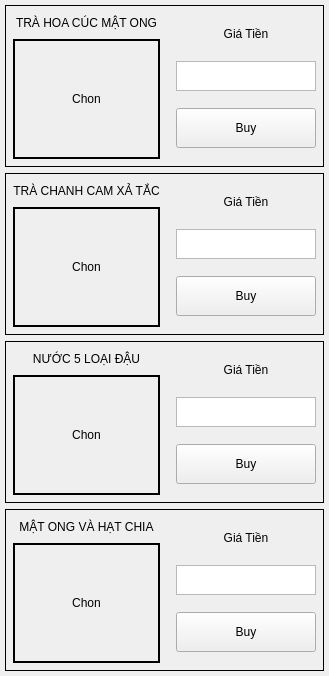
           <widget class="QFrame" name="verticalFrame_12">
            <property name="frameShape">
             <enum>QFrame::NoFrame</enum>
            </property>
            <layout class="QVBoxLayout" name="verticalLayout_25">
             <property name="leftMargin">
              <number>5</number>
             </property>
             <property name="topMargin">
              <number>5</number>
             </property>
             <property name="rightMargin">
              <number>5</number>
             </property>
             <property name="bottomMargin">
              <number>5</number>
             </property>
             <item>
              <widget class="QFrame" name="frame_37">
               <property name="frameShape">
                <enum>QFrame::Box</enum>
               </property>
               <layout class="QHBoxLayout" name="horizontalLayout_27">
                <property name="leftMargin">
                 <number>2</number>
                </property>
                <property name="topMargin">
                 <number>2</number>
                </property>
                <property name="rightMargin">
                 <number>2</number>
                </property>
                <property name="bottomMargin">
                 <number>2</number>
                </property>
                <item>
                 <widget class="QFrame" name="frame_38">
                  <property name="sizePolicy">
                   <sizepolicy hsizetype="Expanding" vsizetype="Preferred">
                    <horstretch>0</horstretch>
                    <verstretch>0</verstretch>
                   </sizepolicy>
                  </property>
                  <property name="frameShape">
                   <enum>QFrame::NoFrame</enum>
                  </property>
                  <layout class="QVBoxLayout" name="verticalLayout_39">
                   <property name="leftMargin">
                    <number>5</number>
                   </property>
                   <property name="topMargin">
                    <number>5</number>
                   </property>
                   <property name="rightMargin">
                    <number>5</number>
                   </property>
                   <property name="bottomMargin">
                    <number>5</number>
                   </property>
                   <item>
                    <widget class="QLabel" name="nameID9">
                     <property name="sizePolicy">
                      <sizepolicy hsizetype="Expanding" vsizetype="Maximum">
                       <horstretch>0</horstretch>
                       <verstretch>0</verstretch>
                      </sizepolicy>
                     </property>
                     <property name="minimumSize">
                      <size>
                       <width>20</width>
                       <height>20</height>
                      </size>
                     </property>
                     <property name="maximumSize">
                      <size>
                       <width>5000</width>
                       <height>60</height>
                      </size>
                     </property>
                     <property name="frameShape">
                      <enum>QFrame::Box</enum>
                     </property>
                     <property name="lineWidth">
                      <number>0</number>
                     </property>
                     <property name="text">
                      <string>TRÀ HOA CÚC MẬT ONG</string>
                     </property>
                     <property name="alignment">
                      <set>Qt::AlignCenter</set>
                     </property>
                    </widget>
                   </item>
                   <item>
                    <widget class="QLabel" name="imageID9">
                     <property name="sizePolicy">
                      <sizepolicy hsizetype="Expanding" vsizetype="Maximum">
                       <horstretch>0</horstretch>
                       <verstretch>0</verstretch>
                      </sizepolicy>
                     </property>
                     <property name="minimumSize">
                      <size>
                       <width>120</width>
                       <height>120</height>
                      </size>
                     </property>
                     <property name="maximumSize">
                      <size>
                       <width>5000</width>
                       <height>250</height>
                      </size>
                     </property>
                     <property name="frameShape">
                      <enum>QFrame::Box</enum>
                     </property>
                     <property name="lineWidth">
                      <number>2</number>
                     </property>
                     <property name="text">
                      <string>Chon</string>
                     </property>
                     <property name="alignment">
                      <set>Qt::AlignCenter</set>
                     </property>
                    </widget>
                   </item>
                  </layout>
                 </widget>
                </item>
                <item>
                 <widget class="QFrame" name="frame_39">
                  <property name="maximumSize">
                   <size>
                    <width>150</width>
                    <height>16777215</height>
                   </size>
                  </property>
                  <layout class="QVBoxLayout" name="verticalLayout_40">
                   <property name="leftMargin">
                    <number>5</number>
                   </property>
                   <property name="topMargin">
                    <number>5</number>
                   </property>
                   <property name="rightMargin">
                    <number>5</number>
                   </property>
                   <property name="bottomMargin">
                    <number>5</number>
                   </property>
                   <item>
                    <widget class="QLabel" name="imageAc_20">
                     <property name="sizePolicy">
                      <sizepolicy hsizetype="Maximum" vsizetype="Maximum">
                       <horstretch>0</horstretch>
                       <verstretch>0</verstretch>
                      </sizepolicy>
                     </property>
                     <property name="minimumSize">
                      <size>
                       <width>20</width>
                       <height>20</height>
                      </size>
                     </property>
                     <property name="maximumSize">
                      <size>
                       <width>150</width>
                       <height>20</height>
                      </size>
                     </property>
                     <property name="frameShape">
                      <enum>QFrame::Box</enum>
                     </property>
                     <property name="lineWidth">
                      <number>0</number>
                     </property>
                     <property name="text">
                      <string>Giá Tiền</string>
                     </property>
                     <property name="alignment">
                      <set>Qt::AlignCenter</set>
                     </property>
                    </widget>
                   </item>
                   <item>
                    <widget class="QTextEdit" name="totalCoinID9">
                     <property name="maximumSize">
                      <size>
                       <width>500</width>
                       <height>30</height>
                      </size>
                     </property>
                     <property name="readOnly">
                      <bool>true</bool>
                     </property>
                    </widget>
                   </item>
                   <item>
                    <widget class="QPushButton" name="btnBuyID9">
                     <property name="sizePolicy">
                      <sizepolicy hsizetype="Expanding" vsizetype="Fixed">
                       <horstretch>0</horstretch>
                       <verstretch>0</verstretch>
                      </sizepolicy>
                     </property>
                     <property name="minimumSize">
                      <size>
                       <width>0</width>
                       <height>40</height>
                      </size>
                     </property>
                     <property name="text">
                      <string>Buy</string>
                     </property>
                     <property name="ID" stdset="0">
                      <number>9</number>
                     </property>
                    </widget>
                   </item>
                  </layout>
                 </widget>
                </item>
               </layout>
              </widget>
             </item>
             <item>
              <widget class="QFrame" name="frame_40">
               <property name="frameShape">
                <enum>QFrame::Box</enum>
               </property>
               <layout class="QHBoxLayout" name="horizontalLayout_28">
                <property name="leftMargin">
                 <number>2</number>
                </property>
                <property name="topMargin">
                 <number>2</number>
                </property>
                <property name="rightMargin">
                 <number>2</number>
                </property>
                <property name="bottomMargin">
                 <number>2</number>
                </property>
                <item>
                 <widget class="QFrame" name="frame_41">
                  <property name="sizePolicy">
                   <sizepolicy hsizetype="Expanding" vsizetype="Preferred">
                    <horstretch>0</horstretch>
                    <verstretch>0</verstretch>
                   </sizepolicy>
                  </property>
                  <property name="frameShape">
                   <enum>QFrame::NoFrame</enum>
                  </property>
                  <layout class="QVBoxLayout" name="verticalLayout_50">
                   <property name="leftMargin">
                    <number>5</number>
                   </property>
                   <property name="topMargin">
                    <number>5</number>
                   </property>
                   <property name="rightMargin">
                    <number>5</number>
                   </property>
                   <property name="bottomMargin">
                    <number>5</number>
                   </property>
                   <item>
                    <widget class="QLabel" name="nameID10">
                     <property name="sizePolicy">
                      <sizepolicy hsizetype="Expanding" vsizetype="Maximum">
                       <horstretch>0</horstretch>
                       <verstretch>0</verstretch>
                      </sizepolicy>
                     </property>
                     <property name="minimumSize">
                      <size>
                       <width>20</width>
                       <height>20</height>
                      </size>
                     </property>
                     <property name="maximumSize">
                      <size>
                       <width>5000</width>
                       <height>60</height>
                      </size>
                     </property>
                     <property name="frameShape">
                      <enum>QFrame::Box</enum>
                     </property>
                     <property name="lineWidth">
                      <number>0</number>
                     </property>
                     <property name="text">
                      <string>TRÀ CHANH CAM XẢ TẮC</string>
                     </property>
                     <property name="alignment">
                      <set>Qt::AlignCenter</set>
                     </property>
                    </widget>
                   </item>
                   <item>
                    <widget class="QLabel" name="imageID10">
                     <property name="sizePolicy">
                      <sizepolicy hsizetype="Expanding" vsizetype="Maximum">
                       <horstretch>0</horstretch>
                       <verstretch>0</verstretch>
                      </sizepolicy>
                     </property>
                     <property name="minimumSize">
                      <size>
                       <width>120</width>
                       <height>120</height>
                      </size>
                     </property>
                     <property name="maximumSize">
                      <size>
                       <width>5000</width>
                       <height>250</height>
                      </size>
                     </property>
                     <property name="frameShape">
                      <enum>QFrame::Box</enum>
                     </property>
                     <property name="lineWidth">
                      <number>2</number>
                     </property>
                     <property name="text">
                      <string>Chon</string>
                     </property>
                     <property name="alignment">
                      <set>Qt::AlignCenter</set>
                     </property>
                    </widget>
                   </item>
                  </layout>
                 </widget>
                </item>
                <item>
                 <widget class="QFrame" name="frame_42">
                  <property name="maximumSize">
                   <size>
                    <width>150</width>
                    <height>16777215</height>
                   </size>
                  </property>
                  <layout class="QVBoxLayout" name="verticalLayout_51">
                   <property name="leftMargin">
                    <number>5</number>
                   </property>
                   <property name="topMargin">
                    <number>5</number>
                   </property>
                   <property name="rightMargin">
                    <number>5</number>
                   </property>
                   <property name="bottomMargin">
                    <number>5</number>
                   </property>
                   <item>
                    <widget class="QLabel" name="imageAc_33">
                     <property name="sizePolicy">
                      <sizepolicy hsizetype="Maximum" vsizetype="Maximum">
                       <horstretch>0</horstretch>
                       <verstretch>0</verstretch>
                      </sizepolicy>
                     </property>
                     <property name="minimumSize">
                      <size>
                       <width>20</width>
                       <height>20</height>
                      </size>
                     </property>
                     <property name="maximumSize">
                      <size>
                       <width>150</width>
                       <height>20</height>
                      </size>
                     </property>
                     <property name="frameShape">
                      <enum>QFrame::Box</enum>
                     </property>
                     <property name="lineWidth">
                      <number>0</number>
                     </property>
                     <property name="text">
                      <string>Giá Tiền</string>
                     </property>
                     <property name="alignment">
                      <set>Qt::AlignCenter</set>
                     </property>
                    </widget>
                   </item>
                   <item>
                    <widget class="QTextEdit" name="totalCoinID10">
                     <property name="maximumSize">
                      <size>
                       <width>500</width>
                       <height>30</height>
                      </size>
                     </property>
                     <property name="readOnly">
                      <bool>true</bool>
                     </property>
                    </widget>
                   </item>
                   <item>
                    <widget class="QPushButton" name="btnBuyID10">
                     <property name="sizePolicy">
                      <sizepolicy hsizetype="Expanding" vsizetype="Fixed">
                       <horstretch>0</horstretch>
                       <verstretch>0</verstretch>
                      </sizepolicy>
                     </property>
                     <property name="minimumSize">
                      <size>
                       <width>0</width>
                       <height>40</height>
                      </size>
                     </property>
                     <property name="text">
                      <string>Buy</string>
                     </property>
                     <property name="ID" stdset="0">
                      <number>10</number>
                     </property>
                    </widget>
                   </item>
                  </layout>
                 </widget>
                </item>
               </layout>
              </widget>
             </item>
             <item>
              <widget class="QFrame" name="frame_43">
               <property name="frameShape">
                <enum>QFrame::Box</enum>
               </property>
               <layout class="QHBoxLayout" name="horizontalLayout_29">
                <property name="leftMargin">
                 <number>2</number>
                </property>
                <property name="topMargin">
                 <number>2</number>
                </property>
                <property name="rightMargin">
                 <number>2</number>
                </property>
                <property name="bottomMargin">
                 <number>2</number>
                </property>
                <item>
                 <widget class="QFrame" name="frame_44">
                  <property name="sizePolicy">
                   <sizepolicy hsizetype="Expanding" vsizetype="Preferred">
                    <horstretch>0</horstretch>
                    <verstretch>0</verstretch>
                   </sizepolicy>
                  </property>
                  <property name="frameShape">
                   <enum>QFrame::NoFrame</enum>
                  </property>
                  <layout class="QVBoxLayout" name="verticalLayout_44">
                   <property name="leftMargin">
                    <number>5</number>
                   </property>
                   <property name="topMargin">
                    <number>5</number>
                   </property>
                   <property name="rightMargin">
                    <number>5</number>
                   </property>
                   <property name="bottomMargin">
                    <number>5</number>
                   </property>
                   <item>
                    <widget class="QLabel" name="nameID11">
                     <property name="sizePolicy">
                      <sizepolicy hsizetype="Expanding" vsizetype="Maximum">
                       <horstretch>0</horstretch>
                       <verstretch>0</verstretch>
                      </sizepolicy>
                     </property>
                     <property name="minimumSize">
                      <size>
                       <width>20</width>
                       <height>20</height>
                      </size>
                     </property>
                     <property name="maximumSize">
                      <size>
                       <width>5000</width>
                       <height>60</height>
                      </size>
                     </property>
                     <property name="frameShape">
                      <enum>QFrame::Box</enum>
                     </property>
                     <property name="lineWidth">
                      <number>0</number>
                     </property>
                     <property name="text">
                      <string>NƯỚC 5 LOẠI ĐẬU</string>
                     </property>
                     <property name="alignment">
                      <set>Qt::AlignCenter</set>
                     </property>
                    </widget>
                   </item>
                   <item>
                    <widget class="QLabel" name="imageID11">
                     <property name="sizePolicy">
                      <sizepolicy hsizetype="Expanding" vsizetype="Maximum">
                       <horstretch>0</horstretch>
                       <verstretch>0</verstretch>
                      </sizepolicy>
                     </property>
                     <property name="minimumSize">
                      <size>
                       <width>120</width>
                       <height>120</height>
                      </size>
                     </property>
                     <property name="maximumSize">
                      <size>
                       <width>5000</width>
                       <height>250</height>
                      </size>
                     </property>
                     <property name="frameShape">
                      <enum>QFrame::Box</enum>
                     </property>
                     <property name="lineWidth">
                      <number>2</number>
                     </property>
                     <property name="text">
                      <string>Chon</string>
                     </property>
                     <property name="alignment">
                      <set>Qt::AlignCenter</set>
                     </property>
                    </widget>
                   </item>
                  </layout>
                 </widget>
                </item>
                <item>
                 <widget class="QFrame" name="frame_45">
                  <property name="maximumSize">
                   <size>
                    <width>150</width>
                    <height>16777215</height>
                   </size>
                  </property>
                  <layout class="QVBoxLayout" name="verticalLayout_45">
                   <property name="leftMargin">
                    <number>5</number>
                   </property>
                   <property name="topMargin">
                    <number>5</number>
                   </property>
                   <property name="rightMargin">
                    <number>5</number>
                   </property>
                   <property name="bottomMargin">
                    <number>5</number>
                   </property>
                   <item>
                    <widget class="QLabel" name="imageAc_29">
                     <property name="sizePolicy">
                      <sizepolicy hsizetype="Maximum" vsizetype="Maximum">
                       <horstretch>0</horstretch>
                       <verstretch>0</verstretch>
                      </sizepolicy>
                     </property>
                     <property name="minimumSize">
                      <size>
                       <width>20</width>
                       <height>20</height>
                      </size>
                     </property>
                     <property name="maximumSize">
                      <size>
                       <width>150</width>
                       <height>20</height>
                      </size>
                     </property>
                     <property name="frameShape">
                      <enum>QFrame::Box</enum>
                     </property>
                     <property name="lineWidth">
                      <number>0</number>
                     </property>
                     <property name="text">
                      <string>Giá Tiền</string>
                     </property>
                     <property name="alignment">
                      <set>Qt::AlignCenter</set>
                     </property>
                    </widget>
                   </item>
                   <item>
                    <widget class="QTextEdit" name="totalCoinID11">
                     <property name="maximumSize">
                      <size>
                       <width>500</width>
                       <height>30</height>
                      </size>
                     </property>
                     <property name="readOnly">
                      <bool>true</bool>
                     </property>
                    </widget>
                   </item>
                   <item>
                    <widget class="QPushButton" name="btnBuyID11">
                     <property name="sizePolicy">
                      <sizepolicy hsizetype="Expanding" vsizetype="Fixed">
                       <horstretch>0</horstretch>
                       <verstretch>0</verstretch>
                      </sizepolicy>
                     </property>
                     <property name="minimumSize">
                      <size>
                       <width>0</width>
                       <height>40</height>
                      </size>
                     </property>
                     <property name="text">
                      <string>Buy</string>
                     </property>
                     <property name="ID" stdset="0">
                      <number>11</number>
                     </property>
                    </widget>
                   </item>
                  </layout>
                 </widget>
                </item>
               </layout>
              </widget>
             </item>
             <item>
              <widget class="QFrame" name="frame_46">
               <property name="frameShape">
                <enum>QFrame::Box</enum>
               </property>
               <layout class="QHBoxLayout" name="horizontalLayout_8">
                <property name="leftMargin">
                 <number>2</number>
                </property>
                <property name="topMargin">
                 <number>2</number>
                </property>
                <property name="rightMargin">
                 <number>2</number>
                </property>
                <property name="bottomMargin">
                 <number>2</number>
                </property>
                <item>
                 <widget class="QFrame" name="frame_47">
                  <property name="sizePolicy">
                   <sizepolicy hsizetype="Expanding" vsizetype="Preferred">
                    <horstretch>0</horstretch>
                    <verstretch>0</verstretch>
                   </sizepolicy>
                  </property>
                  <property name="frameShape">
                   <enum>QFrame::NoFrame</enum>
                  </property>
                  <layout class="QVBoxLayout" name="verticalLayout_26">
                   <property name="leftMargin">
                    <number>5</number>
                   </property>
                   <property name="topMargin">
                    <number>5</number>
                   </property>
                   <property name="rightMargin">
                    <number>5</number>
                   </property>
                   <property name="bottomMargin">
                    <number>5</number>
                   </property>
                   <item>
                    <widget class="QLabel" name="nameID12">
                     <property name="sizePolicy">
                      <sizepolicy hsizetype="Expanding" vsizetype="Maximum">
                       <horstretch>0</horstretch>
                       <verstretch>0</verstretch>
                      </sizepolicy>
                     </property>
                     <property name="minimumSize">
                      <size>
                       <width>20</width>
                       <height>20</height>
                      </size>
                     </property>
                     <property name="maximumSize">
                      <size>
                       <width>5000</width>
                       <height>60</height>
                      </size>
                     </property>
                     <property name="frameShape">
                      <enum>QFrame::Box</enum>
                     </property>
                     <property name="lineWidth">
                      <number>0</number>
                     </property>
                     <property name="text">
                      <string>MẬT ONG VÀ HẠT CHIA</string>
                     </property>
                     <property name="alignment">
                      <set>Qt::AlignCenter</set>
                     </property>
                    </widget>
                   </item>
                   <item>
                    <widget class="QLabel" name="imageID12">
                     <property name="sizePolicy">
                      <sizepolicy hsizetype="Expanding" vsizetype="Maximum">
                       <horstretch>0</horstretch>
                       <verstretch>0</verstretch>
                      </sizepolicy>
                     </property>
                     <property name="minimumSize">
                      <size>
                       <width>120</width>
                       <height>120</height>
                      </size>
                     </property>
                     <property name="maximumSize">
                      <size>
                       <width>5000</width>
                       <height>250</height>
                      </size>
                     </property>
                     <property name="frameShape">
                      <enum>QFrame::Box</enum>
                     </property>
                     <property name="lineWidth">
                      <number>2</number>
                     </property>
                     <property name="text">
                      <string>Chon</string>
                     </property>
                     <property name="alignment">
                      <set>Qt::AlignCenter</set>
                     </property>
                    </widget>
                   </item>
                  </layout>
                 </widget>
                </item>
                <item>
                 <widget class="QFrame" name="frame_48">
                  <property name="maximumSize">
                   <size>
                    <width>150</width>
                    <height>16777215</height>
                   </size>
                  </property>
                  <layout class="QVBoxLayout" name="verticalLayout_27">
                   <property name="leftMargin">
                    <number>5</number>
                   </property>
                   <property name="topMargin">
                    <number>5</number>
                   </property>
                   <property name="rightMargin">
                    <number>5</number>
                   </property>
                   <property name="bottomMargin">
                    <number>5</number>
                   </property>
                   <item>
                    <widget class="QLabel" name="imageAc_16">
                     <property name="sizePolicy">
                      <sizepolicy hsizetype="Maximum" vsizetype="Maximum">
                       <horstretch>0</horstretch>
                       <verstretch>0</verstretch>
                      </sizepolicy>
                     </property>
                     <property name="minimumSize">
                      <size>
                       <width>20</width>
                       <height>20</height>
                      </size>
                     </property>
                     <property name="maximumSize">
                      <size>
                       <width>150</width>
                       <height>20</height>
                      </size>
                     </property>
                     <property name="frameShape">
                      <enum>QFrame::Box</enum>
                     </property>
                     <property name="lineWidth">
                      <number>0</number>
                     </property>
                     <property name="text">
                      <string>Giá Tiền</string>
                     </property>
                     <property name="alignment">
                      <set>Qt::AlignCenter</set>
                     </property>
                    </widget>
                   </item>
                   <item>
                    <widget class="QTextEdit" name="totalCoinID12">
                     <property name="maximumSize">
                      <size>
                       <width>500</width>
                       <height>30</height>
                      </size>
                     </property>
                     <property name="readOnly">
                      <bool>true</bool>
                     </property>
                    </widget>
                   </item>
                   <item>
                    <widget class="QPushButton" name="btnBuyID12">
                     <property name="sizePolicy">
                      <sizepolicy hsizetype="Expanding" vsizetype="Fixed">
                       <horstretch>0</horstretch>
                       <verstretch>0</verstretch>
                      </sizepolicy>
                     </property>
                     <property name="minimumSize">
                      <size>
                       <width>0</width>
                       <height>40</height>
                      </size>
                     </property>
                     <property name="text">
                      <string>Buy</string>
                     </property>
                     <property name="ID" stdset="0">
                      <number>12</number>
                     </property>
                    </widget>
                   </item>
                  </layout>
                 </widget>
                </item>
               </layout>
              </widget>
             </item>
            </layout>
           </widget>
